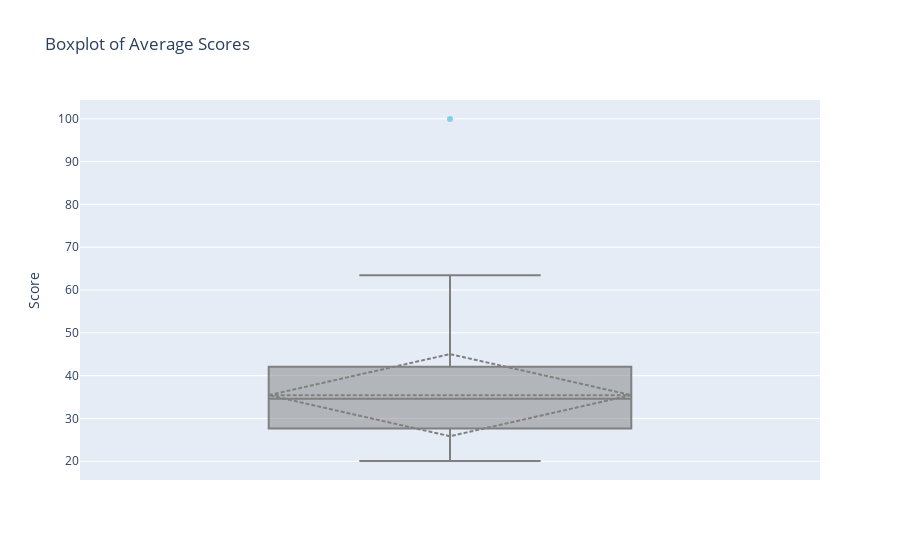

The code cell stored with this chart in its notebook:
### Code cell
import plotly.express as px
import plotly.graph_objects as go

# Create the box plot using Plotly
fig = go.Figure()

fig.add_trace(go.Box(
    y=Stats['Avg Score'],
    name='Test Average',
    boxpoints='outliers',
    marker=dict(color='skyblue'),
    line=dict(color='gray'),
    boxmean='sd'
))

# Add outlier annotations
outliers = Stats['Avg Score'][Stats['Avg Score'].apply(lambda x: x not in fig['data'][0]['y'])]
for i, value in enumerate(outliers):
    fig.add_annotation(
        x=1,
        y=value,
        text=str(value),
        showarrow=False,
        font=dict(color='red'),
    )

# Set layout
fig.update_layout(
    title='Boxplot of Average Scores',
    yaxis_title='Score',
    xaxis=dict(showticklabels=False),
)

# Display the plot
fig.show()

### Figure 1 — Plotly figure (JSON) as saved in the notebook; plotly's stock layout.template omitted (floating-point values rounded to 4 significant figures; data arrays with more than 128 entries replaced by an {"elided": "..."} marker saying what was removed)
{"data": [{"boxmean": "sd", "boxpoints": "outliers", "line": {"color": "gray"}, "marker": {"color": "skyblue"}, "name": "Test Average", "type": "box", "y": {"elided": "593 float values"}}], "layout": {"title": {"text": "Boxplot of Average Scores"}, "xaxis": {"showticklabels": false}, "yaxis": {"title": {"text": "Score"}}}}
